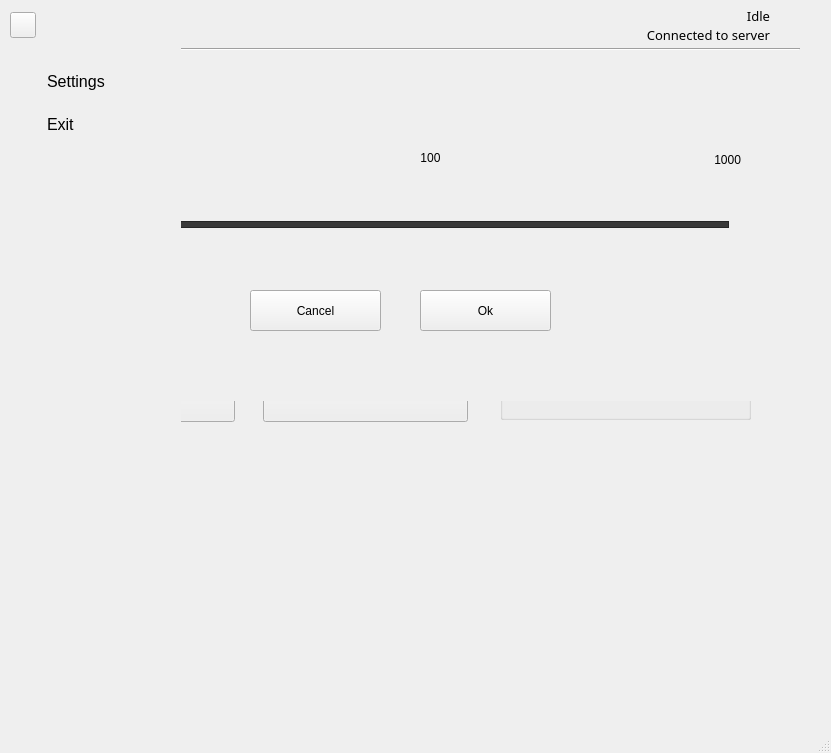
<?xml version="1.0" encoding="UTF-8"?>
<ui version="4.0">
 <class>MainWindow</class>
 <widget class="QMainWindow" name="MainWindow">
  <property name="geometry">
   <rect>
    <x>0</x>
    <y>0</y>
    <width>831</width>
    <height>753</height>
   </rect>
  </property>
  <property name="windowTitle">
   <string>MainWindow</string>
  </property>
  <property name="windowIcon">
   <iconset>
    <normaloff>assets/favicon.png</normaloff>assets/favicon.png</iconset>
  </property>
  <widget class="QWidget" name="centralwidget">
   <widget class="Line" name="line">
    <property name="geometry">
     <rect>
      <x>0</x>
      <y>48</y>
      <width>800</width>
      <height>2</height>
     </rect>
    </property>
    <property name="orientation">
     <enum>Qt::Horizontal</enum>
    </property>
   </widget>
   <widget class="QLabel" name="label">
    <property name="geometry">
     <rect>
      <x>240</x>
      <y>5</y>
      <width>320</width>
      <height>40</height>
     </rect>
    </property>
    <property name="text">
     <string/>
    </property>
    <property name="pixmap">
     <pixmap resource="resources.qrc">:/icons/ic_logo.png</pixmap>
    </property>
    <property name="scaledContents">
     <bool>true</bool>
    </property>
   </widget>
   <widget class="QPushButton" name="btnNav">
    <property name="geometry">
     <rect>
      <x>10</x>
      <y>12</y>
      <width>26</width>
      <height>26</height>
     </rect>
    </property>
    <property name="text">
     <string/>
    </property>
    <property name="icon">
     <iconset resource="resources.qrc">
      <normaloff>:/icons/ic_nav.png</normaloff>:/icons/ic_nav.png</iconset>
    </property>
    <property name="iconSize">
     <size>
      <width>25</width>
      <height>25</height>
     </size>
    </property>
   </widget>
   <widget class="QLabel" name="lblMachineStatusImg">
    <property name="geometry">
     <rect>
      <x>774</x>
      <y>8</y>
      <width>18</width>
      <height>18</height>
     </rect>
    </property>
    <property name="text">
     <string/>
    </property>
    <property name="pixmap">
     <pixmap resource="resources.qrc">:/icons/ic_circle_blue.png</pixmap>
    </property>
    <property name="scaledContents">
     <bool>true</bool>
    </property>
   </widget>
   <widget class="QLabel" name="lblMachineStatusTitle">
    <property name="geometry">
     <rect>
      <x>705</x>
      <y>6</y>
      <width>65</width>
      <height>20</height>
     </rect>
    </property>
    <property name="font">
     <font>
      <family>Sans Serif</family>
      <pointsize>10</pointsize>
      <weight>50</weight>
      <italic>false</italic>
      <bold>false</bold>
     </font>
    </property>
    <property name="text">
     <string>Idle</string>
    </property>
    <property name="scaledContents">
     <bool>true</bool>
    </property>
    <property name="alignment">
     <set>Qt::AlignRight|Qt::AlignTrailing|Qt::AlignVCenter</set>
    </property>
   </widget>
   <widget class="QLabel" name="lblConnectionStatusImg">
    <property name="geometry">
     <rect>
      <x>774</x>
      <y>27</y>
      <width>18</width>
      <height>18</height>
     </rect>
    </property>
    <property name="text">
     <string/>
    </property>
    <property name="pixmap">
     <pixmap resource="resources.qrc">:/icons/ic_circle_green.png</pixmap>
    </property>
    <property name="scaledContents">
     <bool>true</bool>
    </property>
   </widget>
   <widget class="QLabel" name="lblConnectionStatusTitle">
    <property name="geometry">
     <rect>
      <x>620</x>
      <y>25</y>
      <width>150</width>
      <height>20</height>
     </rect>
    </property>
    <property name="font">
     <font>
      <family>Sans Serif</family>
      <pointsize>10</pointsize>
      <weight>50</weight>
      <italic>false</italic>
      <bold>false</bold>
     </font>
    </property>
    <property name="text">
     <string>Connected to server</string>
    </property>
    <property name="scaledContents">
     <bool>true</bool>
    </property>
    <property name="alignment">
     <set>Qt::AlignRight|Qt::AlignTrailing|Qt::AlignVCenter</set>
    </property>
   </widget>
   <widget class="QWidget" name="widgetPump1" native="true">
    <property name="geometry">
     <rect>
      <x>10</x>
      <y>99</y>
      <width>461</width>
      <height>161</height>
     </rect>
    </property>
    <widget class="QLabel" name="lblPressureSetPoint">
     <property name="geometry">
      <rect>
       <x>20</x>
       <y>27</y>
       <width>205</width>
       <height>30</height>
      </rect>
     </property>
     <property name="font">
      <font>
       <family>Sans Serif</family>
       <pointsize>11</pointsize>
       <weight>50</weight>
       <italic>false</italic>
       <bold>false</bold>
      </font>
     </property>
     <property name="text">
      <string>Pressure Setpoint</string>
     </property>
     <property name="scaledContents">
      <bool>false</bool>
     </property>
     <property name="alignment">
      <set>Qt::AlignCenter</set>
     </property>
    </widget>
    <widget class="QPushButton" name="btnPressureSetPoint1">
     <property name="geometry">
      <rect>
       <x>20</x>
       <y>54</y>
       <width>205</width>
       <height>101</height>
      </rect>
     </property>
     <property name="font">
      <font>
       <family>Sans Serif</family>
       <pointsize>25</pointsize>
       <weight>50</weight>
       <bold>false</bold>
      </font>
     </property>
     <property name="text">
      <string>0 psi</string>
     </property>
     <property name="default">
      <bool>false</bool>
     </property>
    </widget>
    <widget class="QLabel" name="lblActualPressure">
     <property name="geometry">
      <rect>
       <x>254</x>
       <y>27</y>
       <width>205</width>
       <height>30</height>
      </rect>
     </property>
     <property name="font">
      <font>
       <family>Sans Serif</family>
       <pointsize>11</pointsize>
       <weight>50</weight>
       <italic>false</italic>
       <bold>false</bold>
      </font>
     </property>
     <property name="text">
      <string>Actual Pressure</string>
     </property>
     <property name="scaledContents">
      <bool>false</bool>
     </property>
     <property name="alignment">
      <set>Qt::AlignCenter</set>
     </property>
    </widget>
    <widget class="QPushButton" name="btnActualPressure1">
     <property name="geometry">
      <rect>
       <x>254</x>
       <y>54</y>
       <width>205</width>
       <height>101</height>
      </rect>
     </property>
     <property name="font">
      <font>
       <family>Sans Serif</family>
       <pointsize>25</pointsize>
       <weight>50</weight>
       <bold>false</bold>
      </font>
     </property>
     <property name="text">
      <string>0 psi</string>
     </property>
    </widget>
    <widget class="Line" name="line_2">
     <property name="geometry">
      <rect>
       <x>22</x>
       <y>18</y>
       <width>171</width>
       <height>3</height>
      </rect>
     </property>
     <property name="autoFillBackground">
      <bool>false</bool>
     </property>
     <property name="frameShadow">
      <enum>QFrame::Plain</enum>
     </property>
     <property name="lineWidth">
      <number>3</number>
     </property>
     <property name="midLineWidth">
      <number>3</number>
     </property>
     <property name="orientation">
      <enum>Qt::Horizontal</enum>
     </property>
    </widget>
    <widget class="QLabel" name="label_4">
     <property name="geometry">
      <rect>
       <x>199</x>
       <y>8</y>
       <width>80</width>
       <height>22</height>
      </rect>
     </property>
     <property name="font">
      <font>
       <pointsize>15</pointsize>
       <weight>75</weight>
       <bold>true</bold>
      </font>
     </property>
     <property name="text">
      <string>PUMP 1</string>
     </property>
     <property name="alignment">
      <set>Qt::AlignCenter</set>
     </property>
    </widget>
    <widget class="Line" name="line_3">
     <property name="geometry">
      <rect>
       <x>287</x>
       <y>18</y>
       <width>171</width>
       <height>3</height>
      </rect>
     </property>
     <property name="autoFillBackground">
      <bool>false</bool>
     </property>
     <property name="frameShadow">
      <enum>QFrame::Plain</enum>
     </property>
     <property name="lineWidth">
      <number>3</number>
     </property>
     <property name="midLineWidth">
      <number>3</number>
     </property>
     <property name="orientation">
      <enum>Qt::Horizontal</enum>
     </property>
    </widget>
   </widget>
   <widget class="QWidget" name="widgetPump2" native="true">
    <property name="geometry">
     <rect>
      <x>10</x>
      <y>269</y>
      <width>461</width>
      <height>161</height>
     </rect>
    </property>
    <widget class="QLabel" name="lblPressureSetPoint_2">
     <property name="geometry">
      <rect>
       <x>20</x>
       <y>25</y>
       <width>205</width>
       <height>30</height>
      </rect>
     </property>
     <property name="font">
      <font>
       <family>Sans Serif</family>
       <pointsize>11</pointsize>
       <weight>50</weight>
       <italic>false</italic>
       <bold>false</bold>
      </font>
     </property>
     <property name="text">
      <string>Pressure Setpoint</string>
     </property>
     <property name="scaledContents">
      <bool>false</bool>
     </property>
     <property name="alignment">
      <set>Qt::AlignCenter</set>
     </property>
    </widget>
    <widget class="QPushButton" name="btnPressureSetPoint2">
     <property name="geometry">
      <rect>
       <x>20</x>
       <y>52</y>
       <width>205</width>
       <height>101</height>
      </rect>
     </property>
     <property name="font">
      <font>
       <family>Sans Serif</family>
       <pointsize>25</pointsize>
       <weight>50</weight>
       <bold>false</bold>
      </font>
     </property>
     <property name="text">
      <string>0 psi</string>
     </property>
     <property name="default">
      <bool>false</bool>
     </property>
    </widget>
    <widget class="QLabel" name="lblActualPressure_2">
     <property name="geometry">
      <rect>
       <x>253</x>
       <y>25</y>
       <width>205</width>
       <height>30</height>
      </rect>
     </property>
     <property name="font">
      <font>
       <family>Sans Serif</family>
       <pointsize>11</pointsize>
       <weight>50</weight>
       <italic>false</italic>
       <bold>false</bold>
      </font>
     </property>
     <property name="text">
      <string>Actual Pressure</string>
     </property>
     <property name="scaledContents">
      <bool>false</bool>
     </property>
     <property name="alignment">
      <set>Qt::AlignCenter</set>
     </property>
    </widget>
    <widget class="QPushButton" name="btnActualPressure2">
     <property name="geometry">
      <rect>
       <x>253</x>
       <y>52</y>
       <width>205</width>
       <height>101</height>
      </rect>
     </property>
     <property name="font">
      <font>
       <family>Sans Serif</family>
       <pointsize>25</pointsize>
       <weight>50</weight>
       <bold>false</bold>
      </font>
     </property>
     <property name="text">
      <string>0 psi</string>
     </property>
    </widget>
    <widget class="Line" name="line_4">
     <property name="geometry">
      <rect>
       <x>22</x>
       <y>19</y>
       <width>171</width>
       <height>3</height>
      </rect>
     </property>
     <property name="autoFillBackground">
      <bool>false</bool>
     </property>
     <property name="frameShadow">
      <enum>QFrame::Plain</enum>
     </property>
     <property name="lineWidth">
      <number>3</number>
     </property>
     <property name="midLineWidth">
      <number>3</number>
     </property>
     <property name="orientation">
      <enum>Qt::Horizontal</enum>
     </property>
    </widget>
    <widget class="QLabel" name="label_5">
     <property name="geometry">
      <rect>
       <x>199</x>
       <y>9</y>
       <width>80</width>
       <height>22</height>
      </rect>
     </property>
     <property name="font">
      <font>
       <pointsize>15</pointsize>
       <weight>75</weight>
       <bold>true</bold>
      </font>
     </property>
     <property name="text">
      <string>PUMP 2</string>
     </property>
     <property name="alignment">
      <set>Qt::AlignCenter</set>
     </property>
    </widget>
    <widget class="Line" name="line_5">
     <property name="geometry">
      <rect>
       <x>287</x>
       <y>19</y>
       <width>171</width>
       <height>3</height>
      </rect>
     </property>
     <property name="autoFillBackground">
      <bool>false</bool>
     </property>
     <property name="frameShadow">
      <enum>QFrame::Plain</enum>
     </property>
     <property name="lineWidth">
      <number>3</number>
     </property>
     <property name="midLineWidth">
      <number>3</number>
     </property>
     <property name="orientation">
      <enum>Qt::Horizontal</enum>
     </property>
    </widget>
   </widget>
   <widget class="QGroupBox" name="groupBox">
    <property name="geometry">
     <rect>
      <x>500</x>
      <y>114</y>
      <width>251</width>
      <height>141</height>
     </rect>
    </property>
    <property name="title">
     <string>Filter Life</string>
    </property>
    <widget class="QLabel" name="lblEstTimeToFilter">
     <property name="geometry">
      <rect>
       <x>0</x>
       <y>101</y>
       <width>251</width>
       <height>22</height>
      </rect>
     </property>
     <property name="font">
      <font>
       <pointsize>10</pointsize>
       <weight>75</weight>
       <bold>true</bold>
      </font>
     </property>
     <property name="text">
      <string>10 hrs</string>
     </property>
     <property name="alignment">
      <set>Qt::AlignCenter</set>
     </property>
    </widget>
    <widget class="QLabel" name="label_6">
     <property name="geometry">
      <rect>
       <x>5</x>
       <y>84</y>
       <width>241</width>
       <height>21</height>
      </rect>
     </property>
     <property name="font">
      <font>
       <pointsize>10</pointsize>
      </font>
     </property>
     <property name="text">
      <string>Est. Time To Filter Change :</string>
     </property>
     <property name="alignment">
      <set>Qt::AlignCenter</set>
     </property>
    </widget>
    <widget class="QLabel" name="lblFilterLife">
     <property name="geometry">
      <rect>
       <x>1</x>
       <y>40</y>
       <width>251</width>
       <height>40</height>
      </rect>
     </property>
     <property name="font">
      <font>
       <family>Sans Serif</family>
       <pointsize>25</pointsize>
       <weight>50</weight>
       <bold>false</bold>
      </font>
     </property>
     <property name="text">
      <string>0%</string>
     </property>
     <property name="alignment">
      <set>Qt::AlignCenter</set>
     </property>
    </widget>
   </widget>
   <widget class="QGroupBox" name="groupBox_2">
    <property name="geometry">
     <rect>
      <x>500</x>
      <y>269</y>
      <width>251</width>
      <height>151</height>
     </rect>
    </property>
    <property name="title">
     <string>Diagnostics</string>
    </property>
    <widget class="QLabel" name="lblFillPumpStatus">
     <property name="geometry">
      <rect>
       <x>100</x>
       <y>34</y>
       <width>81</width>
       <height>22</height>
      </rect>
     </property>
     <property name="font">
      <font>
       <pointsize>10</pointsize>
       <weight>75</weight>
       <bold>true</bold>
      </font>
     </property>
     <property name="text">
      <string>Off</string>
     </property>
     <property name="alignment">
      <set>Qt::AlignJustify|Qt::AlignVCenter</set>
     </property>
    </widget>
    <widget class="QLabel" name="label_10">
     <property name="geometry">
      <rect>
       <x>15</x>
       <y>34</y>
       <width>81</width>
       <height>21</height>
      </rect>
     </property>
     <property name="font">
      <font>
       <pointsize>10</pointsize>
      </font>
     </property>
     <property name="text">
      <string>Fill Pump 1 : </string>
     </property>
     <property name="alignment">
      <set>Qt::AlignJustify|Qt::AlignVCenter</set>
     </property>
    </widget>
    <widget class="QLabel" name="label_11">
     <property name="geometry">
      <rect>
       <x>15</x>
       <y>58</y>
       <width>71</width>
       <height>21</height>
      </rect>
     </property>
     <property name="font">
      <font>
       <pointsize>10</pointsize>
      </font>
     </property>
     <property name="text">
      <string>Top Float :</string>
     </property>
     <property name="alignment">
      <set>Qt::AlignJustify|Qt::AlignVCenter</set>
     </property>
    </widget>
    <widget class="QLabel" name="lblTopFloatStatus">
     <property name="geometry">
      <rect>
       <x>90</x>
       <y>58</y>
       <width>81</width>
       <height>22</height>
      </rect>
     </property>
     <property name="font">
      <font>
       <pointsize>10</pointsize>
       <weight>75</weight>
       <bold>true</bold>
      </font>
     </property>
     <property name="text">
      <string>Off</string>
     </property>
     <property name="alignment">
      <set>Qt::AlignJustify|Qt::AlignVCenter</set>
     </property>
    </widget>
    <widget class="QLabel" name="label_13">
     <property name="geometry">
      <rect>
       <x>15</x>
       <y>83</y>
       <width>81</width>
       <height>21</height>
      </rect>
     </property>
     <property name="font">
      <font>
       <pointsize>10</pointsize>
      </font>
     </property>
     <property name="text">
      <string>Bottom Float :</string>
     </property>
     <property name="alignment">
      <set>Qt::AlignJustify|Qt::AlignVCenter</set>
     </property>
    </widget>
    <widget class="QLabel" name="lblBottomFloatStatus">
     <property name="geometry">
      <rect>
       <x>110</x>
       <y>83</y>
       <width>81</width>
       <height>22</height>
      </rect>
     </property>
     <property name="font">
      <font>
       <pointsize>10</pointsize>
       <weight>75</weight>
       <bold>true</bold>
      </font>
     </property>
     <property name="text">
      <string>Off</string>
     </property>
     <property name="alignment">
      <set>Qt::AlignJustify|Qt::AlignVCenter</set>
     </property>
    </widget>
    <widget class="QLabel" name="label_15">
     <property name="geometry">
      <rect>
       <x>15</x>
       <y>107</y>
       <width>121</width>
       <height>21</height>
      </rect>
     </property>
     <property name="font">
      <font>
       <pointsize>10</pointsize>
      </font>
     </property>
     <property name="text">
      <string>Elapsed Run Time :</string>
     </property>
     <property name="alignment">
      <set>Qt::AlignJustify|Qt::AlignVCenter</set>
     </property>
    </widget>
    <widget class="QLabel" name="lblElapsedRunTime">
     <property name="geometry">
      <rect>
       <x>140</x>
       <y>107</y>
       <width>81</width>
       <height>22</height>
      </rect>
     </property>
     <property name="font">
      <font>
       <pointsize>10</pointsize>
       <weight>75</weight>
       <bold>true</bold>
      </font>
     </property>
     <property name="text">
      <string>0 min</string>
     </property>
     <property name="alignment">
      <set>Qt::AlignJustify|Qt::AlignVCenter</set>
     </property>
    </widget>
   </widget>
   <widget class="QWidget" name="vSlider" native="true">
    <property name="geometry">
     <rect>
      <x>80</x>
      <y>80</y>
      <width>691</width>
      <height>321</height>
     </rect>
    </property>
    <property name="autoFillBackground">
     <bool>true</bool>
    </property>
    <widget class="QSlider" name="numberSlider">
     <property name="geometry">
      <rect>
       <x>40</x>
       <y>110</y>
       <width>621</width>
       <height>68</height>
      </rect>
     </property>
     <property name="sizePolicy">
      <sizepolicy hsizetype="Expanding" vsizetype="Fixed">
       <horstretch>0</horstretch>
       <verstretch>0</verstretch>
      </sizepolicy>
     </property>
     <property name="sizeIncrement">
      <size>
       <width>0</width>
       <height>0</height>
      </size>
     </property>
     <property name="baseSize">
      <size>
       <width>0</width>
       <height>0</height>
      </size>
     </property>
     <property name="styleSheet">
      <string notr="true">QSlider {
    min-height: 68px;
    max-height: 68px;
    background: #transparent;
}

.QSlider::groove:horizontal {
    border: 1px solid #262626;
    height: 5px;
    background: #393939;
    margin: 0 12px;
}

.QSlider::handle:horizontal {
    background: #22B14C;
    border: 5px solid #B5E61D;
    width: 23px;
    height: 100px;
    margin: -24px -12px;
}</string>
     </property>
     <property name="minimum">
      <number>100</number>
     </property>
     <property name="maximum">
      <number>1000</number>
     </property>
     <property name="singleStep">
      <number>10</number>
     </property>
     <property name="pageStep">
      <number>10</number>
     </property>
     <property name="orientation">
      <enum>Qt::Horizontal</enum>
     </property>
    </widget>
    <widget class="QLabel" name="label_7">
     <property name="geometry">
      <rect>
       <x>40</x>
       <y>70</y>
       <width>41</width>
       <height>16</height>
      </rect>
     </property>
     <property name="text">
      <string>100</string>
     </property>
    </widget>
    <widget class="QLabel" name="label_8">
     <property name="geometry">
      <rect>
       <x>620</x>
       <y>70</y>
       <width>41</width>
       <height>20</height>
      </rect>
     </property>
     <property name="text">
      <string>1000</string>
     </property>
     <property name="alignment">
      <set>Qt::AlignRight|Qt::AlignTrailing|Qt::AlignVCenter</set>
     </property>
    </widget>
    <widget class="QPushButton" name="pushButton">
     <property name="geometry">
      <rect>
       <x>170</x>
       <y>210</y>
       <width>131</width>
       <height>41</height>
      </rect>
     </property>
     <property name="text">
      <string>Cancel</string>
     </property>
    </widget>
    <widget class="QPushButton" name="pushButton_2">
     <property name="geometry">
      <rect>
       <x>340</x>
       <y>210</y>
       <width>131</width>
       <height>41</height>
      </rect>
     </property>
     <property name="text">
      <string>Ok</string>
     </property>
    </widget>
    <widget class="QLabel" name="lblSliverValue">
     <property name="geometry">
      <rect>
       <x>320</x>
       <y>70</y>
       <width>61</width>
       <height>16</height>
      </rect>
     </property>
     <property name="text">
      <string>100</string>
     </property>
     <property name="alignment">
      <set>Qt::AlignCenter</set>
     </property>
    </widget>
   </widget>
   <widget class="QLabel" name="label_9">
    <property name="geometry">
     <rect>
      <x>240</x>
      <y>60</y>
      <width>320</width>
      <height>40</height>
     </rect>
    </property>
    <property name="text">
     <string/>
    </property>
    <property name="pixmap">
     <pixmap resource="resources.qrc">:/icons/ultraflow.png</pixmap>
    </property>
    <property name="scaledContents">
     <bool>true</bool>
    </property>
   </widget>
   <widget class="QWidget" name="vMenu" native="true">
    <property name="geometry">
     <rect>
      <x>0</x>
      <y>48</y>
      <width>181</width>
      <height>401</height>
     </rect>
    </property>
    <property name="autoFillBackground">
     <bool>true</bool>
    </property>
    <widget class="QLabel" name="lblConnectionStatusImg_2">
     <property name="geometry">
      <rect>
       <x>16</x>
       <y>25</y>
       <width>14</width>
       <height>14</height>
      </rect>
     </property>
     <property name="text">
      <string/>
     </property>
     <property name="pixmap">
      <pixmap resource="resources.qrc">:/icons/ic_circle_blue.png</pixmap>
     </property>
     <property name="scaledContents">
      <bool>true</bool>
     </property>
    </widget>
    <widget class="QLabel" name="label_2">
     <property name="geometry">
      <rect>
       <x>47</x>
       <y>22</y>
       <width>68</width>
       <height>22</height>
      </rect>
     </property>
     <property name="font">
      <font>
       <pointsize>12</pointsize>
       <weight>50</weight>
       <bold>false</bold>
      </font>
     </property>
     <property name="text">
      <string>Settings</string>
     </property>
    </widget>
    <widget class="QPushButton" name="btnSettings">
     <property name="geometry">
      <rect>
       <x>10</x>
       <y>20</y>
       <width>201</width>
       <height>31</height>
      </rect>
     </property>
     <property name="text">
      <string/>
     </property>
     <property name="flat">
      <bool>true</bool>
     </property>
    </widget>
    <widget class="QLabel" name="lblConnectionStatusImg_3">
     <property name="geometry">
      <rect>
       <x>16</x>
       <y>68</y>
       <width>14</width>
       <height>14</height>
      </rect>
     </property>
     <property name="text">
      <string/>
     </property>
     <property name="pixmap">
      <pixmap resource="resources.qrc">:/icons/ic_circle_blue.png</pixmap>
     </property>
     <property name="scaledContents">
      <bool>true</bool>
     </property>
    </widget>
    <widget class="QPushButton" name="btnExit">
     <property name="geometry">
      <rect>
       <x>10</x>
       <y>63</y>
       <width>201</width>
       <height>31</height>
      </rect>
     </property>
     <property name="text">
      <string/>
     </property>
     <property name="flat">
      <bool>true</bool>
     </property>
    </widget>
    <widget class="QLabel" name="label_3">
     <property name="geometry">
      <rect>
       <x>47</x>
       <y>65</y>
       <width>68</width>
       <height>22</height>
      </rect>
     </property>
     <property name="font">
      <font>
       <pointsize>12</pointsize>
       <weight>50</weight>
       <bold>false</bold>
      </font>
     </property>
     <property name="text">
      <string>Exit</string>
     </property>
    </widget>
    <zorder>label_2</zorder>
    <zorder>label_3</zorder>
    <zorder>lblConnectionStatusImg_2</zorder>
    <zorder>lblConnectionStatusImg_3</zorder>
    <zorder>btnExit</zorder>
    <zorder>btnSettings</zorder>
   </widget>
   <zorder>label_9</zorder>
   <zorder>line</zorder>
   <zorder>label</zorder>
   <zorder>btnNav</zorder>
   <zorder>lblMachineStatusImg</zorder>
   <zorder>lblMachineStatusTitle</zorder>
   <zorder>lblConnectionStatusImg</zorder>
   <zorder>lblConnectionStatusTitle</zorder>
   <zorder>widgetPump1</zorder>
   <zorder>widgetPump2</zorder>
   <zorder>groupBox</zorder>
   <zorder>groupBox_2</zorder>
   <zorder>vSlider</zorder>
   <zorder>vMenu</zorder>
  </widget>
  <widget class="QMenuBar" name="menubar">
   <property name="geometry">
    <rect>
     <x>0</x>
     <y>0</y>
     <width>831</width>
     <height>22</height>
    </rect>
   </property>
  </widget>
  <widget class="QStatusBar" name="statusbar"/>
 </widget>
 <resources>
  <include location="resources.qrc"/>
 </resources>
 <connections/>
</ui>
